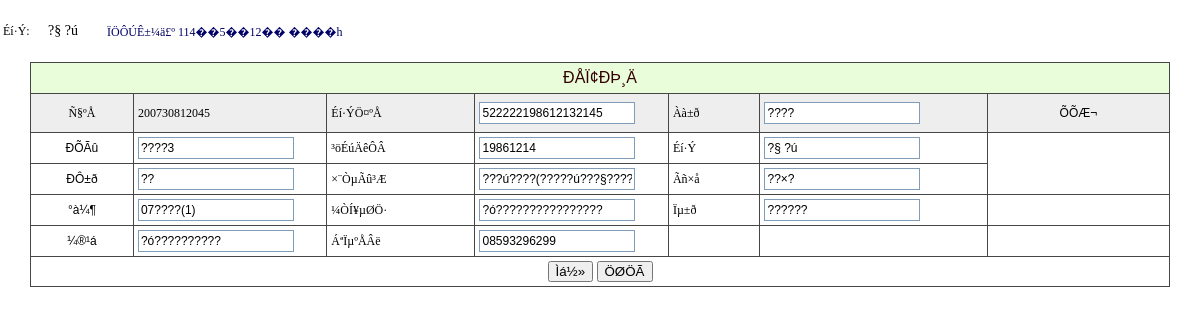
The app's page /admin/user_xinxi_edit.php?xh=200730812045 (signed in) with its own data.
### tables this page shows
CREATE TABLE `user` (
  id int(10) NOT NULL auto_increment,
  xh varchar(20) default NULL,
  username varchar(20) default NULL,
  pwd varchar(200) default NULL,
  bj varchar(50) default NULL,
  jg varchar(50) default NULL,
  sfzh varchar(50) default NULL,
  csly varchar(50) default NULL,
  zymc text,
  addss text,
  tel varchar(50) default NULL,
  sex varchar(10) default NULL,
  list varchar(20) default NULL,
  mz varchar(20) default NULL,
  xb varchar(20) default NULL,
  lb varchar(20) default NULL,
  PRIMARY KEY  (id)
);

### admin/user_xinxi_edit.php (the view, shortened to what this page needs)
<?php
$xh=$_GET["xh"];
?>
<!DOCTYPE html PUBLIC "-//W3C//DTD XHTML 1.0 Transitional//EN" "http://www.w3.org/TR/xhtml1/DTD/xhtml1-transitional.dtd">
<html xmlns="http://www.w3.org/1999/xhtml">
<head>
<link href="../css/css.css" rel="stylesheet" type="text/css" />
<link href="../css/style.css" rel="stylesheet" type="text/css" />
</head>
<body><?php
$sql="select * from user where xh='$xh'";
$query=mysql_query($sql);
if($row = mysql_fetch_array($query)) {
?>
<form action="" method="post" enctype="multipart/form-data" name="myform" >
<table width="100%" border="0" cellspacing="0" cellpadding="0">
  <tr>
    <td height="30">      <table width="100%" border="0" cellspacing="0" cellpadding="0">
        <tr>
          <td height="62" background="../images/nav04.gif">
		   <table width="428" border="0">
             <tr>
               <td width="41">Éí·Ý:</td>
               <td width="55"><span class="button"><?php echo($row["list"]);?></span></td>
               <td width="318"><a href="#" onclick="sousuo()"id="navmenu">
 ÏÖÔÚÊ±¼ä£º
</a></td>
             </tr>
           </table></td>
        </tr>
    </table></td></tr>
  <tr>
    <td><table id="subtree1" style="DISPLAY: " width="100%" border="0" cellspacing="0" cellpadding="0">
        <tr>
          <td><table width="95%" border="0" align="center" cellpadding="0" cellspacing="0">
              <tr>
                <td height="40" class="font42">
				<table width="100%" border="0" cellpadding="4" cellspacing="1" bgcolor="#464646" class="newfont03">
				 <tr class="CTitle" >
                    	<td height="22" colspan="7" align="center" class="select_tr STYLE2" style="font-size:16px">ÐÅÏ¢ÐÞ¸Ä</td>
                  </tr>
                  <tr bgcolor="#EEEEEE">
				    <td width="9%" align="center" height="30">Ñ§ºÅ</td>
                    <td width="17%"><?php echo($row["xh"]);?></td>
                    <td width="13%">Éí·ÝÖ¤ºÅ</td>
                    <td width="17%"><input name="sfzh" class="text" id="sfzh" value="<?php echo($row["sfzh"]);?>"style="width:150px" size="19" /></td>
					<td>Àà±ð</td>
					<td><input name="lb" type="text" class="text" id="lb" value="<?php echo($row["lb"]);?>" style="width:150px" size="50" /></td>
					<td width="16%"><div align="center">ÕÕÆ¬</div></td>
					</tr>
                  <tr bgcolor="#FFFFFF">
				    <td width="9%" height="20"><div align="center">ÐÕÃû</div></td>
                    <td ><input name="username" class="text" id="username" value="<?php echo($row["username"]);?>"style="width:150px" size="50" /></td>
					<td>³öÉúÄêÔÂ</td>
                    <td><input name="csly" class="text" id="csly" value="<?php echo($row["csly"]);?>"style="width:150px" size="50" /></td>
                    <td>Éí·Ý</td>
                    <td><input name="list" type="text" class="text" id="list"value="<?php echo($row["list"]);?>" style="width:150px" size="50" /></td>
                    <td rowspan="2">                  </tr>
				  <tr bgcolor="#FFFFFF">
				    <td height="20"><div align="center">ÐÔ±ð</div></td>
                    <td ><input name="sex" type="text" class="text" id="sex"value="<?php echo($row["sex"]);?>" style="width:150px" size="50" />                      </td>
					<td>×¨ÒµÃû³Æ</td>
                    <td><input name="zymc" type="text" class="text" id="zymc"value="<?php echo($row["zymc"]);?>" style="width:150px" size="50" /></td>
                    <td width="8%">Ãñ×å</td>
                    <td width="20%"><input name="mz" type="text" class="text" id="mz"value="<?php echo($row["mz"]);?>" style="width:150px" size="50" /></td>
				  </tr>
				  <tr bgcolor="#FFFFFF">
				    <td height="20"><div align="center">°à¼¶</div></td>
                    <td ><input name="bj" type="text" class="text" id="bj" value="<?php echo($row["bj"]);?>"style="width:150px" size="50" /></td>
					<td>¼ÒÍ¥µØÖ·</td>
                    <td><input name="addss" type="text" class="text" id="addss" value="<?php echo($row["addss"]);?>" style="width:150px" size="100" /></td>
                    <td>Ïµ±ð</td>
                    <td><input name="xb" type="text" class="text" id="xb"value="<?php echo($row["xb"]);?>" style="width:150px" size="50" /></td>
                    <td>&nbsp;</td>
				  </tr>
				  <tr bgcolor="#FFFFFF">
				    <td height="20"><div align="center">¼®¹á</div></td>
                    <td ><input name="jg" type="text" class="text" id="jg" value="<?php echo($row["jg"]);?>" style="width:150px" size="50" /></td>
					<td>ÁªÏµºÅÂë</td>
                    <td><input name="tel" type="text" class="text" id="tel"value="<?php echo($row["tel"]);?>" style="width:150px" size="50" /></td>
                    <td>&nbsp;</td>
                    <td>&nbsp;</td>
                    <td>&nbsp;</td>
                  </tr>
				  <tr bgcolor="#FFFFFF">
				    <td height="20" colspan="7"><div align="center">
				      <input name="Submit" type="submit" value="Ìá½»" />
				      <input name="Submit2" type="reset" value="ÖØÖÃ" />
				    </div></td>
                    </tr>
<?php
}
?>     </table></td>
        </tr>
      </table>
      <table width="95%" border="0" align="center" cellpadding="0" cellspacing="0">
        <tr>
          <td height="6"><img src="../images/spacer.gif" width="1" height="1" /></td>
        </tr>
        <tr>
          <td height="33">&nbsp;</td>
        </tr>
      </table></td>
  </tr>
</table>
</form>
</body>
</html>

### css/css.css (style rules this page uses)
.newfont03 { font-family: "����"; font-size: 12px; color: #000000; text-decoration: none; }

### css/style.css (style rules this page uses)
body { margin:0px; }
html { scrollbar-face-color:#CCD0DB; scrollbar-highlight-color:#fff; scrollbar-shadow-color:#fff; scrollbar-3dlight-color:#6795B4; scrollbar-arrow-color:#20669A; scrollbar-track-color:#fff; scrollbar-darkshadow-color:#6795B4; border:0; }
html { overflow-x: hidden; overflow-y: auto; }
TD { font-size: 12px; }
a:link,a:visited { text-decoration:none; color:#006; }
.CTitle { background:#6795B4; padding:5px; text-align:left; color:#FFFFFF; font-size:13px; font-family: Verdana, Arial, Helvetica, sans-serif; }
input.text { border:1px solid #7F9DB9;font-size:12px;font-family: Verdana, Arial, Helvetica, sans-serif;height:18px }
.select_tr { background-color: #EAFDDB; }
div { font-size:12px; font-family: Verdana, Arial, Helvetica, sans-serif; }

### admin/user_xinxi_edit.php (style rules this page uses)
.button { font-family: "ËÎÌå"; font-size: 14px; height: 37px; }
html { overflow-x: auto; overflow-y: auto; border:0; }

### records on screen
user: list "?§ ?ú", xh "200730812045", sfzh "522222198612132145", lb "????", username "????3", csly "19861214", bj "07????(1)", addss "?ó????????????????", jg "?ó??????????"
